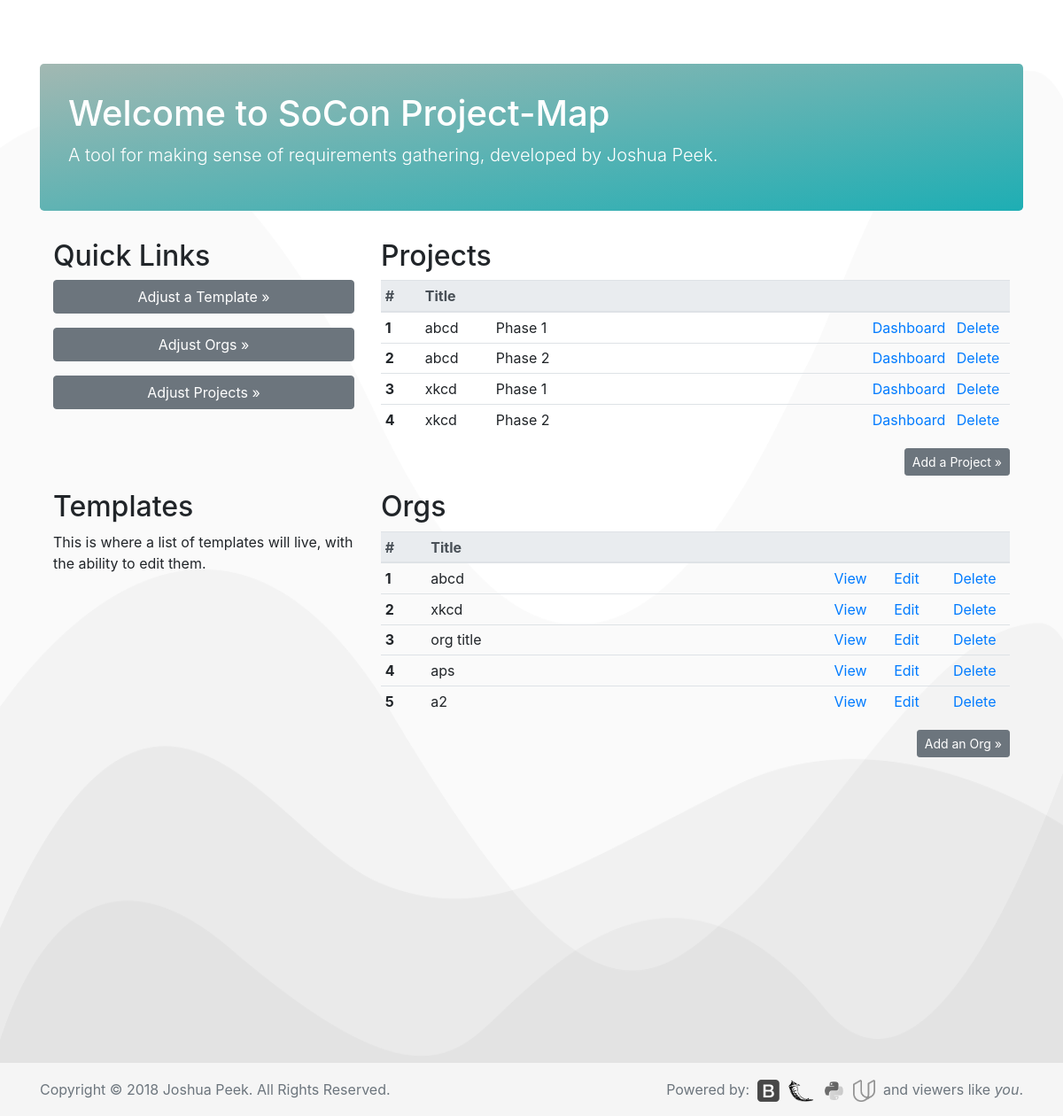
The page / on the database its author committed.
### database_setup.py (models this page shows, shortened)
class Project(Base):
    __tablename__ = 'project'
    id = Column(Integer, primary_key=True)
    title = Column(String(250), nullable=False)
    description = Column(String(500))
    stage = Column(String(100))
    org_id = Column(Integer, ForeignKey('org.id'))
    org = relationship(Org)

class Org(Base):
    __tablename__ = 'org'
    id = Column(Integer, primary_key=True)
    title = Column(String(250), nullable=False)
    description = Column(String(500))

### app.py (the view)
@app.route('/')
def mainPage():
    allorgs = session.query(Org).all()
    allprojects = session.query(Project).all()
    return render_template('main.html', allorgs=allorgs,
                            allprojects=allprojects)

### templates/main.html (shortened to what this page needs)
<!doctype html>
<html lang="en">
  {% include "header.html" %}
  <body>
    <main role="main" class="container">
      <div class="jumbotron">
        <h1>Welcome to SoCon Project-Map</h1>
        <p class="lead">A tool for making sense of requirements gathering,
          developed by Joshua Peek.</p>
      </div>
      <div class="container">
        <div class="row">
          <div class="col-md-4">
            <h2>Quick Links</h2>
              <p><button type="button" class="btn btn-secondary btn-block">Adjust a Template &raquo;</button></p>
            <p><button type="button" class="btn btn-secondary btn-block" data-toggle="modal" data-target="#org-select">Adjust Orgs &raquo;</button></p>
            <p><button type="button" class="btn btn-secondary btn-block" data-toggle="modal" data-target="#project-select">Adjust Projects &raquo;</button></p>
          </div>
          <div class="col-md-8">
            <h2>Projects</h2>
              <table class="table table-responsive table-sm table-hover" width="100%">
                <thead class="thead-light">
                  <tr>
                    <th scope="col" width="45px">#</th>
                    <th scope="col" width="80px">Title</th>
                    <th scope="col" width="425px"></th>
                    <th scope="col" width="95px"></th>
                    <th scope="col" width="65px"></th>
                  </tr>
                </thead>
                <tbody>
                  {% for i in allprojects %}
                  <tr>
                    <th scope="row">{{loop.index}}</th>
                    <td>{{i.org.title}}</td>
                    <td>{{i.title}}</td>
                    <td><a href='{{url_for('projectPage', org_id = i.org.id,  project_id = i.id)}}'>Dashboard</a></td>
                    <td><a href='{{url_for('delProject', org_id = i.org.id,  project_id = i.id)}}'>Delete</a></td>
                  </tr>
                  {% endfor %}
                </tbody>
              </table>
            <span style="float:right;">
              <p><button type="button" class="btn btn-secondary btn-sm" data-toggle="modal" data-target="#add-project">Add a Project &raquo;</button></p>
            </span>
          </div>
        </div>
        <div class="row">
          <div class="col-md-4">
            <h2>Templates</h2>
              <p>This is where a list of templates will live, with the ability to edit them.</p>
          </div>
          <div class="col-md-8">
            <h2>Orgs</h2>
              <table class="table table-responsive table-sm table-hover" width="100%">
                <thead class="thead-light">
                  <tr>
                    <th scope="col" width="55px">#</th>
                    <th scope="col" width="501px">Title</th>
                    <th scope="col" width="70px"></th>
                    <th scope="col" width="70px"></th>
                    <th scope="col" width="70px"></th>
                  </tr>
                </thead>
                <tbody>
                  {% for i in allorgs %}
                  <tr>
                    <th scope="row">{{loop.index}}</th>
                    <td>{{i.title}}</td>
                    <td><a href='{{url_for('orgPage', org_id = i.id)}}'>View</a></td>
                    <td><a href='{{url_for('editOrg', org_id = i.id)}}'>Edit</a></td>
                    <td><a href='{{url_for('delOrg', org_id = i.id)}}'>Delete</a></td>
                  </tr>
                  {% endfor %}
                </tbody>
              </table>
            <span style="float:right;">
              <p><button type="button" class="btn btn-secondary btn-sm" data-toggle="modal" data-target="#add-org">Add an Org &raquo;</button></p>
            </span>
          </div>
        </div>
      </div>
    </main>
  {% include "footer.html" %}
  </body>
</html>

### rows shown on the page
Project: org "abcd", title "Phase 1"
Project: org "abcd", title "Phase 2"
Project: org "xkcd", title "Phase 1"
Project: org "xkcd", title "Phase 2"
Org: title "abcd"
Org: title "xkcd"
Org: title "org title"
Org: title "aps"
Org: title "a2"
